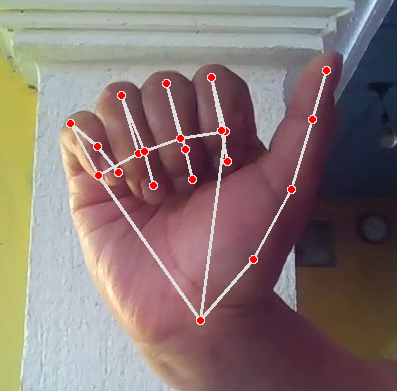
#> input picture data/a/a_11.png, 397 x 391 px, given in place of video_a.mp4, which was not available
$ python videos.py
#> lines starting #> are read from the running program, lines starting #| are printed output that depends on the picture; pictures that were not available may be replaced by others from this repository, and a replacement may not be noted
#> further down, frame is the input picture: shape (391, 397, 3); mean B, G, R 114.6, 117.6, 135
import cv2
import numpy as np
from sklearn import svm
from sklearn.model_selection import train_test_split
import joblib  # Para guardar el modelo entrenado

# Inicializar variables
data_folder = "videos"  # Carpeta que contiene los videos
letters = "abcdlmnopqrstuvwxyz"  # Letras a procesar
X, y = [], []


# Función para preprocesar un cuadro (frame)
def preprocesar_frame(frame):
    frame = cv2.cvtColor(frame, cv2.COLOR_BGR2GRAY)  # Convertir a escala de grises
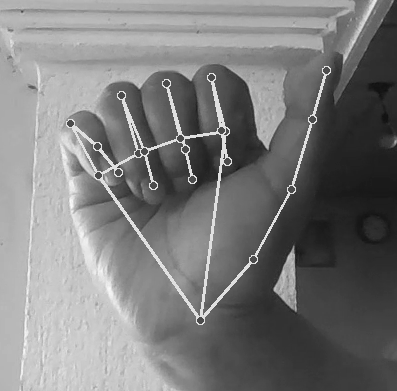
#> frame: shape (391, 397); min 16, max 250, mean 122.4
    frame = cv2.GaussianBlur(frame, (5, 5), 0)  # Reducción de ruido
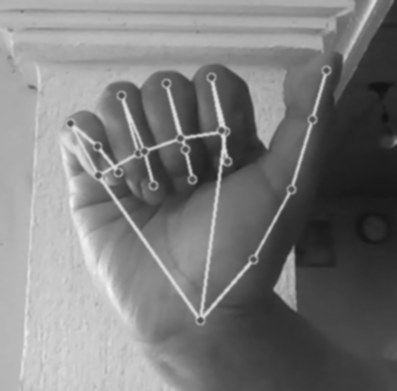
#> frame: shape (391, 397); min 19, max 244, mean 122.4
    frame = cv2.resize(frame, (128, 128))  # Redimensionar
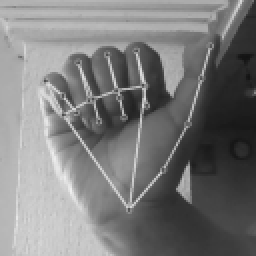
#> frame: shape (128, 128) (shown 2 times larger); min 19, max 240, mean 122.3
    frame = cv2.equalizeHist(frame)  # Mejorar contraste
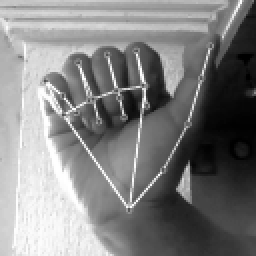
#> frame: shape (128, 128) (shown 2 times larger); min 0, max 255, mean 128.2
    frame = frame / 255.0  # Normalizar
    return frame.flatten()


# Cargar videos y extraer cuadros
for letter in letters:
    video_path = f"{data_folder}/video_{letter}.mp4"
    cap = cv2.VideoCapture(video_path)

    if not cap.isOpened():
        print(f"No se pudo abrir el video para la letra: {letter}")
        continue

    frame_count = 0
    while cap.isOpened():
        ret, frame = cap.read()
        if not ret:
            break

        # Procesar y agregar cada 10mo cuadro para reducir redundancia
        if frame_count % 50 == 0:
            processed_frame = preprocesar_frame(frame)
#> processed_frame = 16384 values, max 1 at index 6420, min 0 at index 3577, mean 0.503
            X.append(processed_frame)
            y.append(letter)

        frame_count += 1

    cap.release()

# Convertir a matrices NumPy
X = np.array(X)
y = np.array(y)

# Dividir los datos en conjuntos de entrenamiento y prueba
X_train, X_test, y_train, y_test = train_test_split(X, y, test_size=0.2, random_state=42)

# Entrenar un modelo SVM
clf = svm.SVC(kernel='linear', C=1)
clf.fit(X_train, y_train)

# Guardar el modelo entrenado
joblib.dump(clf, 'modelo_svm_letras_videos.pkl')
print("Modelo entrenado y guardado exitosamente.")

$ run again, on data/a/a_129.png
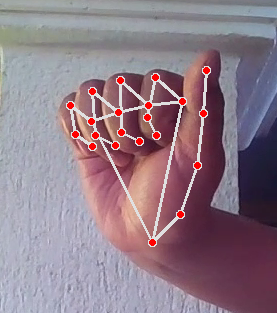
#> input picture data/a/a_129.png, 277 x 313 px, given in place of video_a.mp4, which was not available
#> frame is the input picture: shape (313, 277, 3); mean B, G, R 135.7, 123.5, 143.4
#> in preprocesar_frame, `frame = cv2.resize(frame, (128, 128))`:
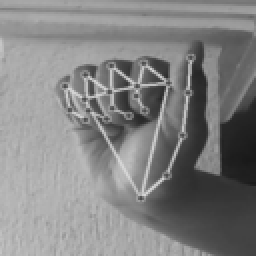
#> frame: shape (128, 128) (shown 2 times larger); min 25, max 215, mean 130.7
#> in preprocesar_frame, `frame = cv2.equalizeHist(frame)`:
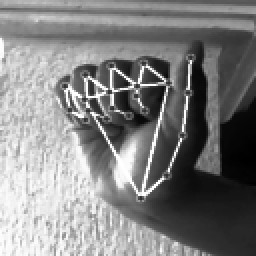
#> frame: shape (128, 128) (shown 2 times larger); min 0, max 255, mean 128.6
#> processed_frame = 16384 values, max 1 at index 4427, min 0 at index 9343, mean 0.504

$ run again, on data/a/a_130.png
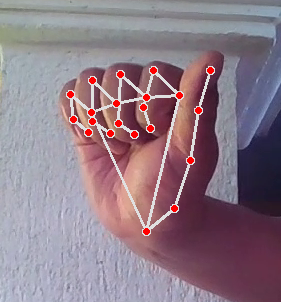
#> input picture data/a/a_130.png, 281 x 302 px, given in place of video_a.mp4, which was not available
#> frame is the input picture: shape (302, 281, 3); mean B, G, R 134.5, 122.6, 142.2
#> in preprocesar_frame, `frame = cv2.resize(frame, (128, 128))`:
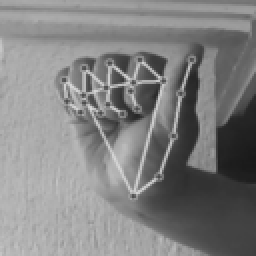
#> frame: shape (128, 128) (shown 2 times larger); min 25, max 216, mean 129.7
#> in preprocesar_frame, `frame = cv2.equalizeHist(frame)`:
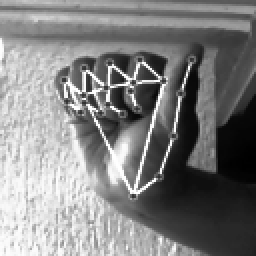
#> frame: shape (128, 128) (shown 2 times larger); min 0, max 255, mean 128.6
#> processed_frame = 16384 values, max 1 at index 4039, min 0 at index 9598, mean 0.504

$ run again, on data/a/a_198.png
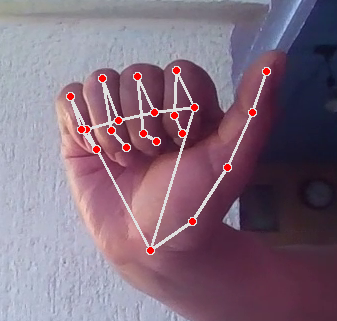
#> input picture data/a/a_198.png, 337 x 321 px, given in place of video_a.mp4, which was not available
#> frame is the input picture: shape (321, 337, 3); mean B, G, R 124.7, 107.7, 128.7
#> in preprocesar_frame, `frame = cv2.GaussianBlur(frame, (5, 5), 0)`:
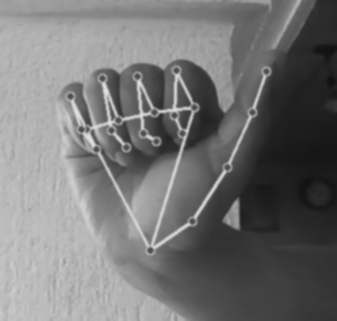
#> frame: shape (321, 337); min 17, max 224, mean 115.9
#> in preprocesar_frame, `frame = cv2.equalizeHist(frame)`:
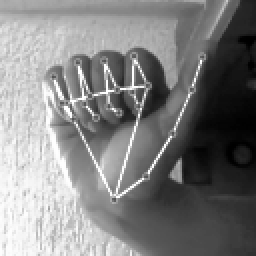
#> frame: shape (128, 128) (shown 2 times larger); min 0, max 255, mean 128.4
#> processed_frame = 16384 values, max 1 at index 3907, min 0 at index 2555, mean 0.504
